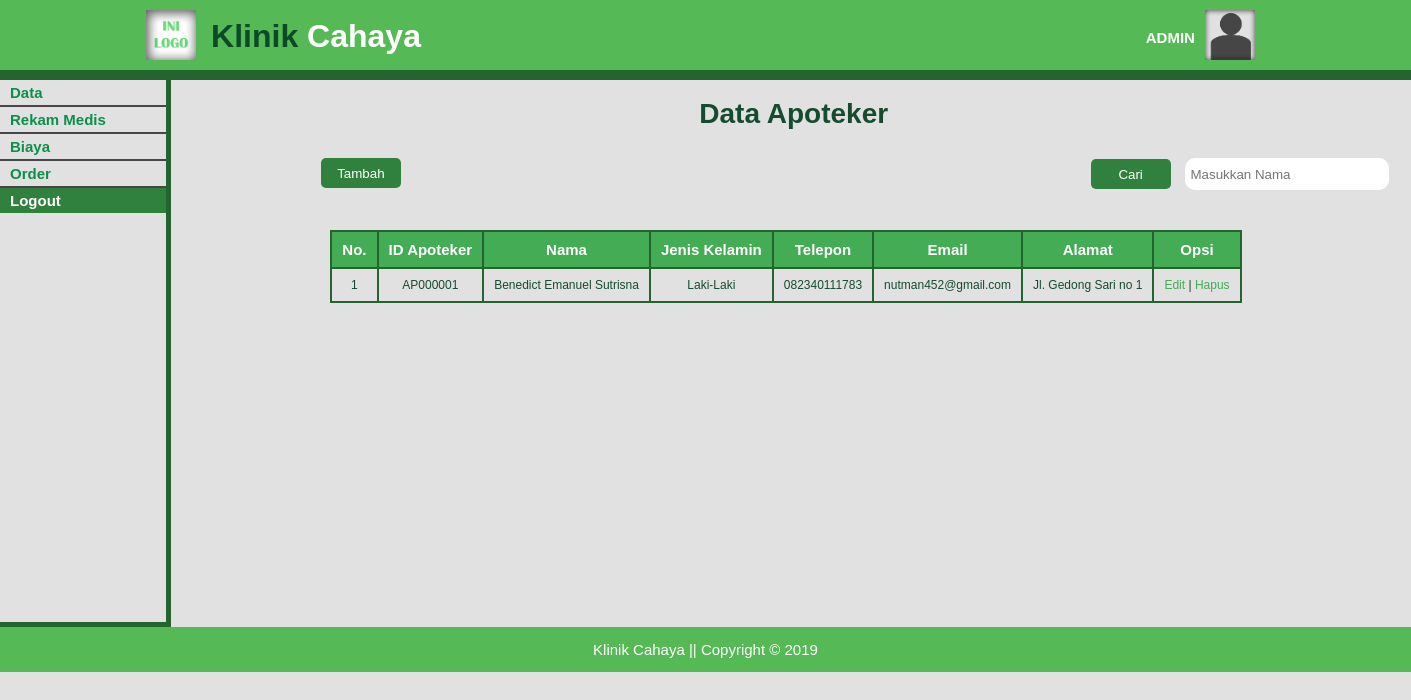
The page /data_apoteker-a.php (signed in) on the database its author committed.
### tables this page shows
CREATE TABLE `tb_apoteker` (
  `id_apoteker` varchar(8) NOT NULL,
  `nama` varchar(30) DEFAULT NULL,
  `jenis_kelamin` varchar(10) DEFAULT NULL,
  `telp` varchar(15) DEFAULT NULL,
  `email` varchar(30) DEFAULT NULL,
  `alamat` varchar(100) DEFAULT NULL
);

### data_apoteker-a.php (the view, shortened to what this page needs)
<!DOCTYPE html>
<html>
  <head>
    <link rel="stylesheet" href="./css/data-p_style.css">
  </head>
  <body>
    <header>
      <div class="container">
        <div id="logo">
          <img src="./img/ini_logo.png" alt="Logo">
          <a href="index-a.php"><span class="hightlight">Klinik</span> Cahaya</a>
        </div>
        <div id="profil">
          <img src="./img/pp.png" alt="Profil">
          <h4>ADMIN</h4>
        </div>
      </div>
    </header>
    <section id="sidemenu">
      <div class="container">
        <ul>
          <li class="main">Data
          </li>
          <li class="main"><a href="data_rm-a.php">Rekam Medis</a></li>
					<li class="main">Biaya
          </li>
          <li class="main"><a href="data_order-a.php">Order</a></li>
          <li id="logout"><a href="logout-action.php">Logout</a></li>
        </ul>
      </div>
    </section>
    <section id="content">
      <div class="container">
        <div class="title">
          <h2>Data Apoteker</h2>
        </div>
        <div class="button">
          <a href="add-apoteker.php"><button type="button" name="tambah">Tambah</button></a>
					<form class="search" action="" method="post">
						<input class="submit" type="submit" name="cariB" value="Cari">
	          <input class="text" type="text" name="cari" placeholder="&nbsp;Masukkan Nama">
					</form>
        </div>
        <br>
        <div class="table">
          <table border=1px>
            <tr>
              <th>No.</th>
              <th>ID Apoteker</th>
              <th>Nama</th>
              <th>Jenis Kelamin</th>
              <th>Telepon</th>
							<th>Email</th>
              <th>Alamat</th>
              <th>Opsi</th>
            </tr>
            <?php
              include('connect.php');
							$cari = empty($_POST['cariB']) ? '' : $_POST['cariB'];
							$inputan = empty($_POST['cari']) ? '' : $_POST['cari'];
							if (isset($cari)) {
								if ($inputan != "") {
									$sql = mysqli_query($connect,"SELECT * FROM tb_apoteker WHERE nama like '%$inputan%'");
								}else{
									$sql = mysqli_query($connect,"SELECT * FROM tb_apoteker");
								}
							}else{
									$sql = mysqli_query($connect,"SELECT * FROM tb_apoteker");
							}
              $no = 1;
              while ($data = mysqli_fetch_array($sql)) {
              ?>
              <tr>
                <td><?php echo $no++; ?></td>
                <td><?php echo $data['id_apoteker']; ?></td>
                <td><?php echo $data['nama']; ?></td>
                <td><?php echo $data['jenis_kelamin']; ?></td>
                <td><?php echo $data['telp']; ?></td>
                <td><?php echo $data['email']; ?></td>
                <td><?php echo $data['alamat']; ?></td>
                <td>
                  <a class="edit" href="update-apoteker.php?id=<?php echo $data['id_apoteker'] ?>">Edit</a> |
                  <a class="hapus" href="delete-apoteker.php?id=<?php echo $data['id_apoteker'] ?>">Hapus</a>
                </td>
              </tr>
            <?php  }
             ?>
          </table>
        </div>
      </div>
    </section>
    <footer>
      <div class="container">
        <p>Klinik Cahaya || Copyright &copy; 2019</p>
      </div>
    </footer>
  </body>
</html>

### css/data-p_style.css (style rules this page uses)
body { background-color: #e1e1e1; font: 15px/1 arial,sans-serif; padding: 0; margin: 0; }
.container { width: 80%; margin: auto; overflow: hidden; }
ul { margin: 0; padding: 0; }
header { padding: 10px 0 10px 0; background-color: #55b955; border-bottom: #24642f 10px solid; color : #ffffff; }
header img { width: 50px; height: 50px; }
header #logo img { float:left; padding-left: 5px; }
header #logo a { text-decoration: none; color: white; font-size: 32px; font-weight: bold; float: left; padding: 10px 0 0 15px; }
header .hightlight { color:#0b4928; }
header #profil img { float: right; padding-right: 15px; }
header #profil h4 { float:right; margin: 0; padding: 20px 10px 0 0; }
#sidemenu { padding: 0 0 0 0; color: #0a9049; font-size: 15px; font-weight: bold; float: left; }
#sidemenu .container { width: 150%; margin: auto; left: auto; right: auto; min-height: 542px; border-right: #24642f 5px solid; border-bottom: #24642f 5px solid; }
#sidemenu .main { border-bottom: #464646 2px solid; }
#sidemenu ul li { padding: 5px 0 5px 10px;; }
#sidemenu a { text-decoration: none; color: #0a9049; }
#logout { background-color: #30813e; }
#logout a { color: #ffffff; }
#content { margin: 0; padding: 0 0 0 60px; min-height: 542px; color:#154c2f; text-align: center; float: left; }
#content .container { width:135%; margin:auto; min-height: 500px; }
#content .title { width: 85%; padding: 20px 0 20px 100px; margin: 0; }
#content .button { width: 99%; padding-top: 20px; text-align: right; margin: 0 0 0 0; padding: 10px 0 0 0; }
.search { float: right; }
.submit { background-color: #30813e; color: #ffffff; width: 80px; height: 30px; border: none; border-radius: 5px; margin: 0 10px 0 0; }
.text { border: none; width: 200px; height: 30px; border-radius: 10px; }
#content .button button { background-color: #30813e; color: #ffffff; width: 80px; height: 30px; border: none; border-radius: 5px; margin: 0 10px 0 150px; float: left; }
#content .title h2 { font-size: 28px; margin: 0; padding: 0; }
#content .table { width:100%; margin: 0; padding: 40px 0 0 0; text-align: -webkit-center; clear: both; }
table { border-collapse: collapse; }
table th, td { border: 2px solid #24642f; padding: 10px; text-align: center; }
th { background-color: #43ac55; color: #ffffff; }
td { font-size: 12px; }
td a { text-decoration: none; color: #43ac55; }
footer { clear: both; background-color: #55b955; text-align: center; color: #ffffff; }

### rows shown on the page
tb_apoteker: id_apoteker "AP000001", nama "Benedict Emanuel Sutrisna", jenis_kelamin "Laki-Laki", telp "082340111783", email "nutman452@gmail.com", alamat "Jl. Gedong Sari no 1"
